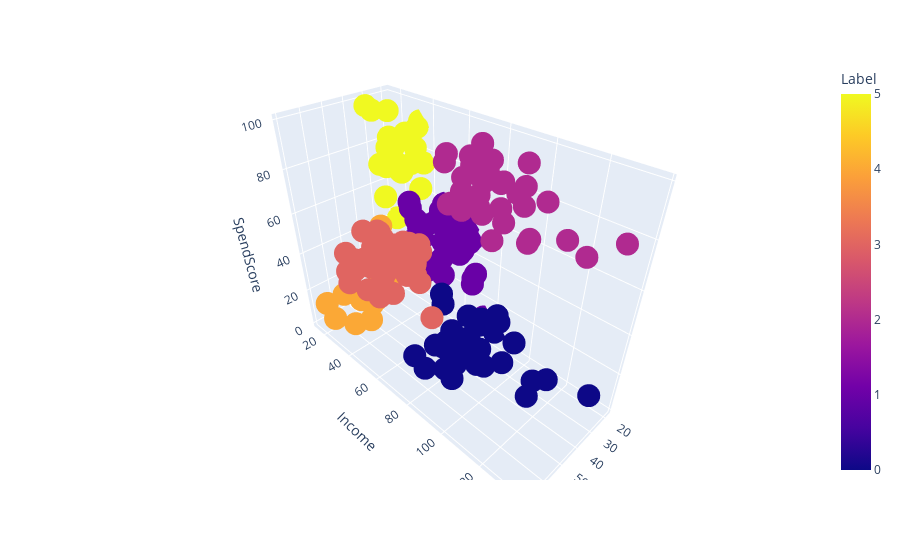

The notebook cell saved with this chart:
### Code cell
import plotly.express as px
fig = px.scatter_3d(data_frame=X, x='Age', y='Income', z='SpendScore', color='Label')
fig.show()

### Figure 1 — Plotly figure (JSON) as saved in the notebook; plotly's stock layout.template omitted (floating-point values rounded to 4 significant figures; data arrays with more than 128 entries replaced by an {"elided": "..."} marker saying what was removed)
{"data": [{"hovertemplate": "Age=%{x}<br>Income=%{y}<br>SpendScore=%{z}<br>Label=%{marker.color}<extra></extra>", "legendgroup": "", "marker": {"color": {"elided": "200 int values"}, "coloraxis": "coloraxis", "symbol": "circle"}, "mode": "markers", "name": "", "scene": "scene", "showlegend": false, "type": "scatter3d", "x": {"elided": "200 int values"}, "y": {"elided": "200 int values"}, "z": {"elided": "200 int values"}}], "layout": {"coloraxis": {"colorbar": {"title": {"text": "Label"}}, "colorscale": [[0, "#0d0887"], [0.1111, "#46039f"], [0.2222, "#7201a8"], [0.3333, "#9c179e"], [0.4444, "#bd3786"], [0.5556, "#d8576b"], [0.6667, "#ed7953"], [0.7778, "#fb9f3a"], [0.8889, "#fdca26"], [1, "#f0f921"]]}, "legend": {"tracegroupgap": 0}, "margin": {"t": 60}, "scene": {"domain": {"x": [0, 1], "y": [0, 1]}, "xaxis": {"title": {"text": "Age"}}, "yaxis": {"title": {"text": "Income"}}, "zaxis": {"title": {"text": "SpendScore"}}}}}
